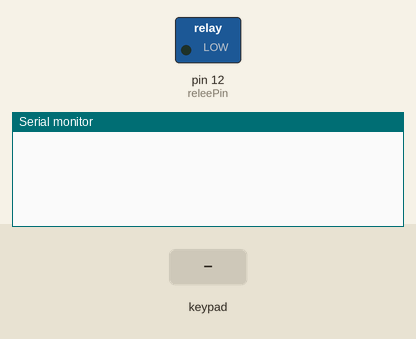
This program was run on a simulated Arduino Nano, built with avr-gcc and run on an emulated ATmega328P. On the bench: switched loads named in the program (green lamp = pin HIGH), the last lines printed to the serial monitor. Inputs (shaded band) come from the test bench. Not simulated (calls return 0 or success): Secrets.h.

Above: at 1.2 s.
1.3 s: key '1' pressed
At 2.5 s:
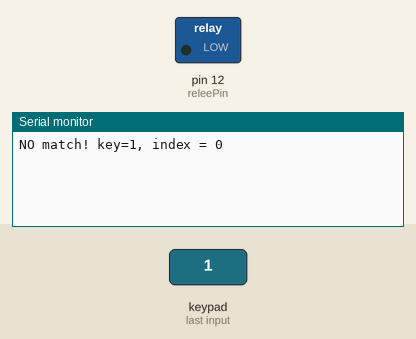
2.8 s: keypad keys 1 0 9 8 7 # pressed 0.4 s apart
At 5.2 s:
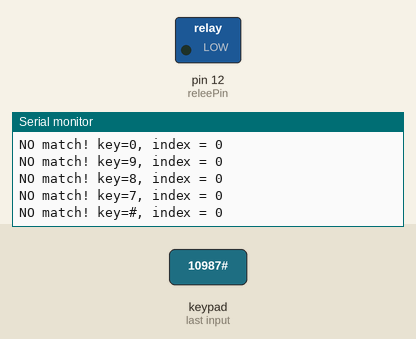
6.7 s: key 'A' pressed
At 7.9 s:
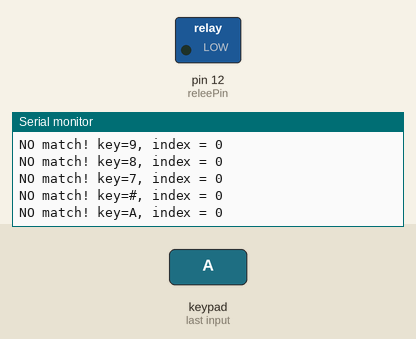
8.2 s: keypad keys 1 0 9 8 7 * pressed 0.4 s apart
At 11.7 s:
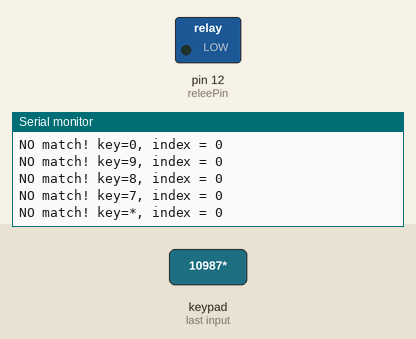
12.1 s: key 'B' pressed
At 13.3 s:
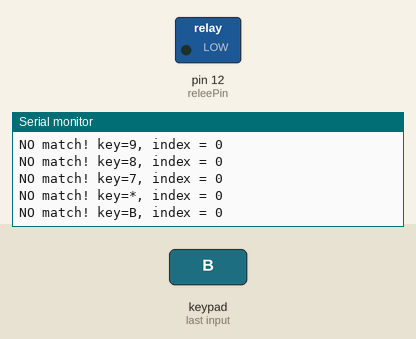
13.6 s: keypad keys 1 0 9 8 7 D pressed 0.4 s apart
At 16.9 s:
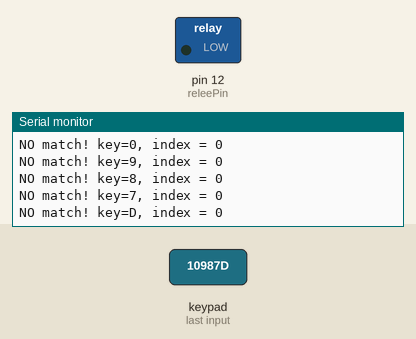
Timing chart, 0 to 18.4 s (numbered marks = the images above; inputs shaded):
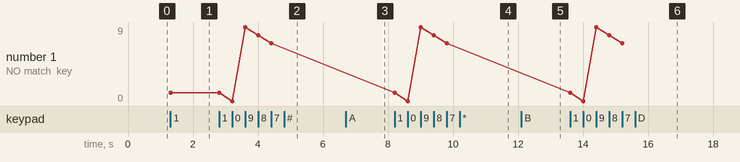

The program:

main.cpp
```cpp
#include <Arduino.h>
#include <Keypad.h>
#include <Secrets.h>

const byte ROWS = 4;
const byte COLS = 4;
char keys[ROWS][COLS] = {
  {'1','2','3','A'},
  {'4','5','6','B'},
  {'7','8','9','C'},
  {'*','0','#','D'}
};
byte rowPins[ROWS] = {10, 9, 8, 7};
byte colPins[COLS] = {6, 5, 4, 3};

Keypad keypad = Keypad( makeKeymap(keys), rowPins, colPins, ROWS, COLS );

const int releePin = 12;
int index = 0;

void setup() {
    Serial.begin(115200);
    pinMode(releePin, OUTPUT);
}

void triggerGarageDoor () {
    digitalWrite(releePin, HIGH);
    delay(250);
    digitalWrite(releePin, LOW);
}

void loop() {
    char key = keypad.getKey();
    if (key) {
      if (key && key == PASS_CODE[index]) {
          Serial.print("match! key=");
          Serial.print(key);
          Serial.print(", index = ");
          Serial.println(index);
          index++;
          if (index == PASS_CODE_LENGTH) {
            triggerGarageDoor();
            index = 0;
          }
      } else {
          Serial.print("NO match! key=");
          Serial.print(key);
          Serial.print(", index = ");
          Serial.println(index);
          index = 0;
      }
  }
}
```

Measured:
- after the input at 1.3 s, the serial monitor: prints a new line at once (image 1)
- after the input at 2.8 s, the serial monitor: prints a new line after 0.40 s (image 2)
- after the input at 6.7 s, the serial monitor: prints a new line at once (image 3)
- after the input at 8.2 s, the serial monitor: prints a new line at once (image 4)
- after the input at 12.1 s, the serial monitor: prints a new line at once (image 5)
- after the input at 13.6 s, the serial monitor: prints a new line at once (image 6)
- plotted number 1: 1 → 7 after the input at 2.8 s
